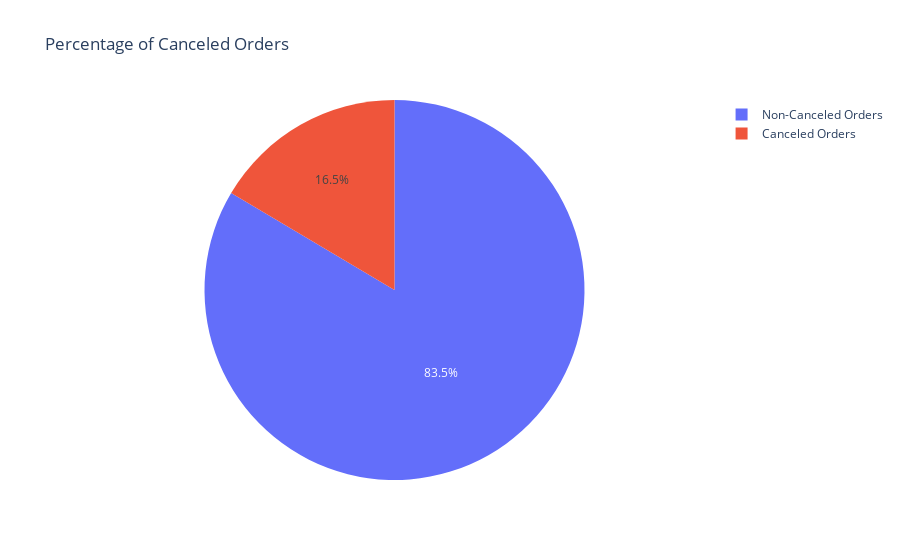

The notebook cell this image was saved under:
### Code cell
fig = go.Figure(data=[go.Pie(labels=['Canceled Orders', 'Non-Canceled Orders'], values=[n1/n2,(n2-n1)/n2])])

# Set the chart title
fig.update_layout(title='Percentage of Canceled Orders')

# Display the chart
fig.show()

### Figure 1 — Plotly figure (JSON) as saved in the notebook; plotly's stock layout.template omitted (floating-point values rounded to 4 significant figures)
{"data": [{"labels": ["Canceled Orders", "Non-Canceled Orders"], "type": "pie", "values": [0.1647, 0.8353]}], "layout": {"autosize": true, "title": {"text": "Percentage of Canceled Orders"}}}
